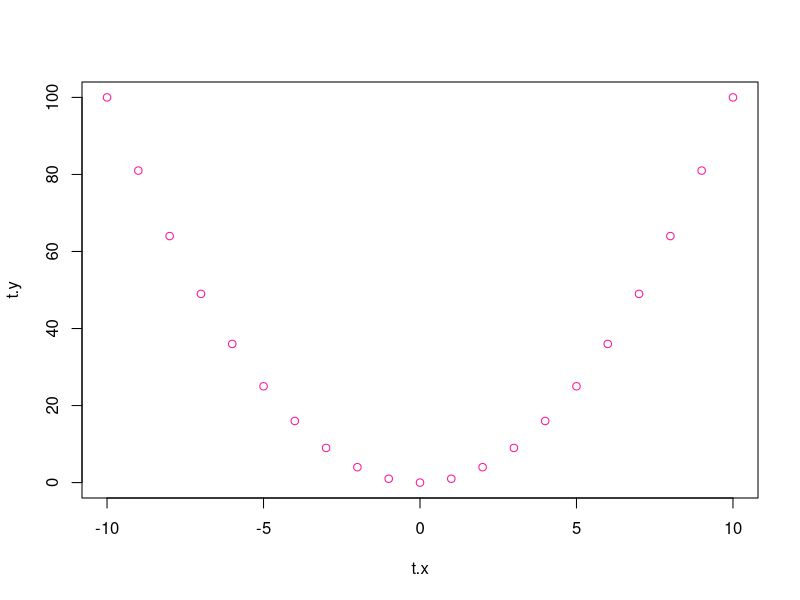
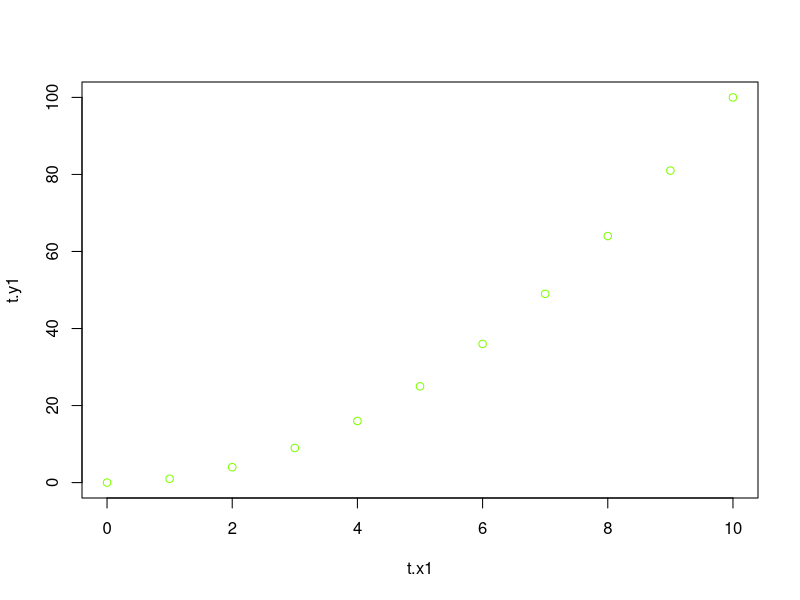

The R source for these figures, in order:
# Erzeuge den Vektor t.x mit den Werten von -10 bis und mit 10
t.x <- seq(from = -10, to = 10, by = 1)

# Erzeuge den Vektor t.x1 mit den Werten von 0 bis und mit 10
t.x1 <- seq(from = 0, to = 10, by = 1)

# Erzeuge den Vektor t.y mit den Quadratwerten der Elemente von t.x
t.y <- t.x^2

# Erzeuge den Vektor t.y1 mit den Quadratwerten der Elemente von t.x1
t.y1 <- t.x1^2

# Zeichnen Sie die Streudiagramm t.y vs. t.x.
plot(t.x, t.y, 
     col = "deeppink",
     pch = 1,
     xlab = "t.x",
     ylab = "t.y"
)

# Zeichnen Sie die Streudiagramm t.y1 vs t.x1.
plot(t.x1, t.y1, 
     col = "chartreuse",
     pch = 1,
     xlab = "t.x1",
     ylab = "t.y1"
)

# Berechnen Sie die Korrelationskoeffizienten zwischen t.x und t.y bzw. zwischen 
# t.x1 und t.y1. Benützen Sie die R-Funktion
cor(t.x, t.y)
cor(t.x1, t.y1)
